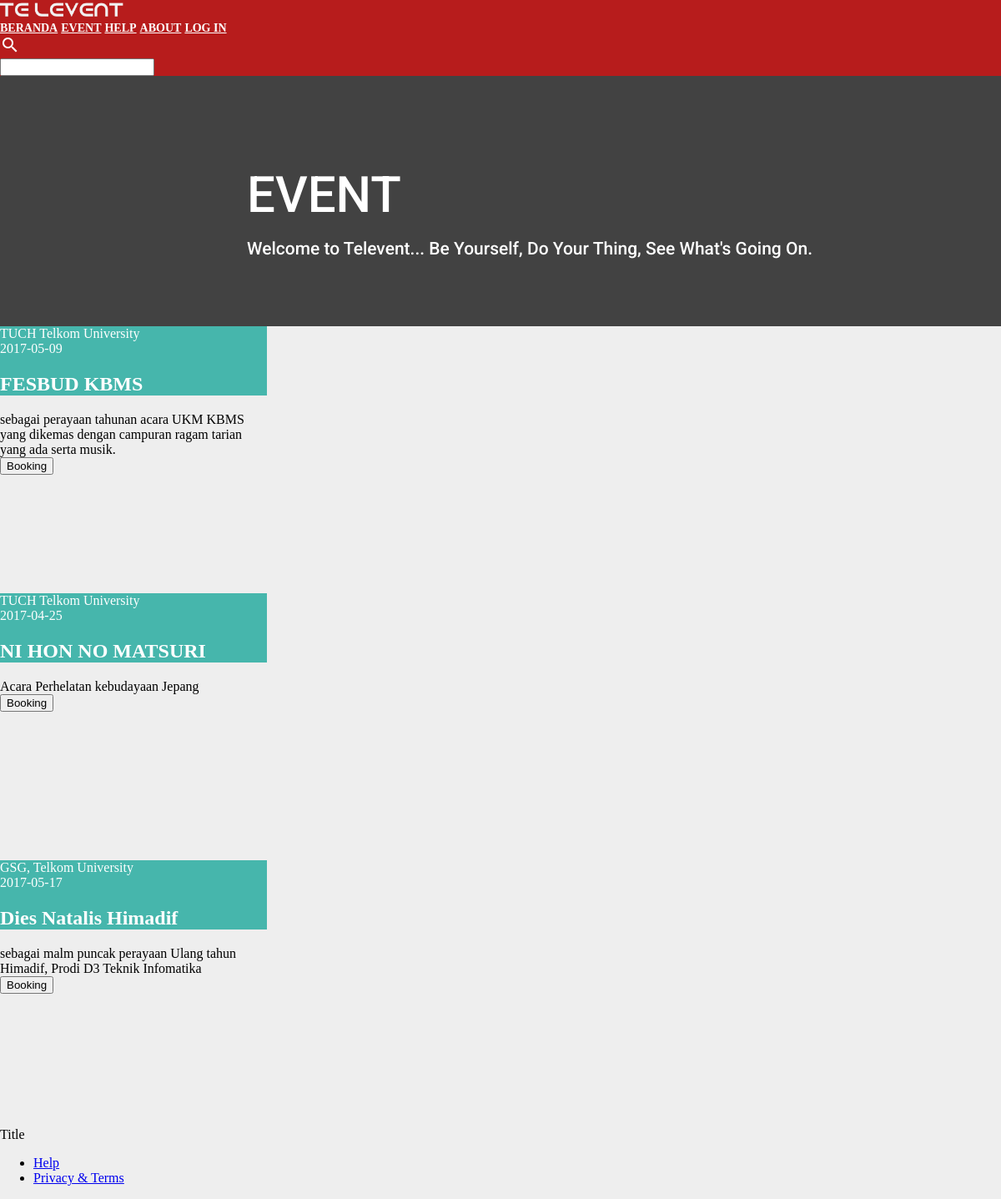
The page /index.php/televent/eventview on the database as committed earlier.
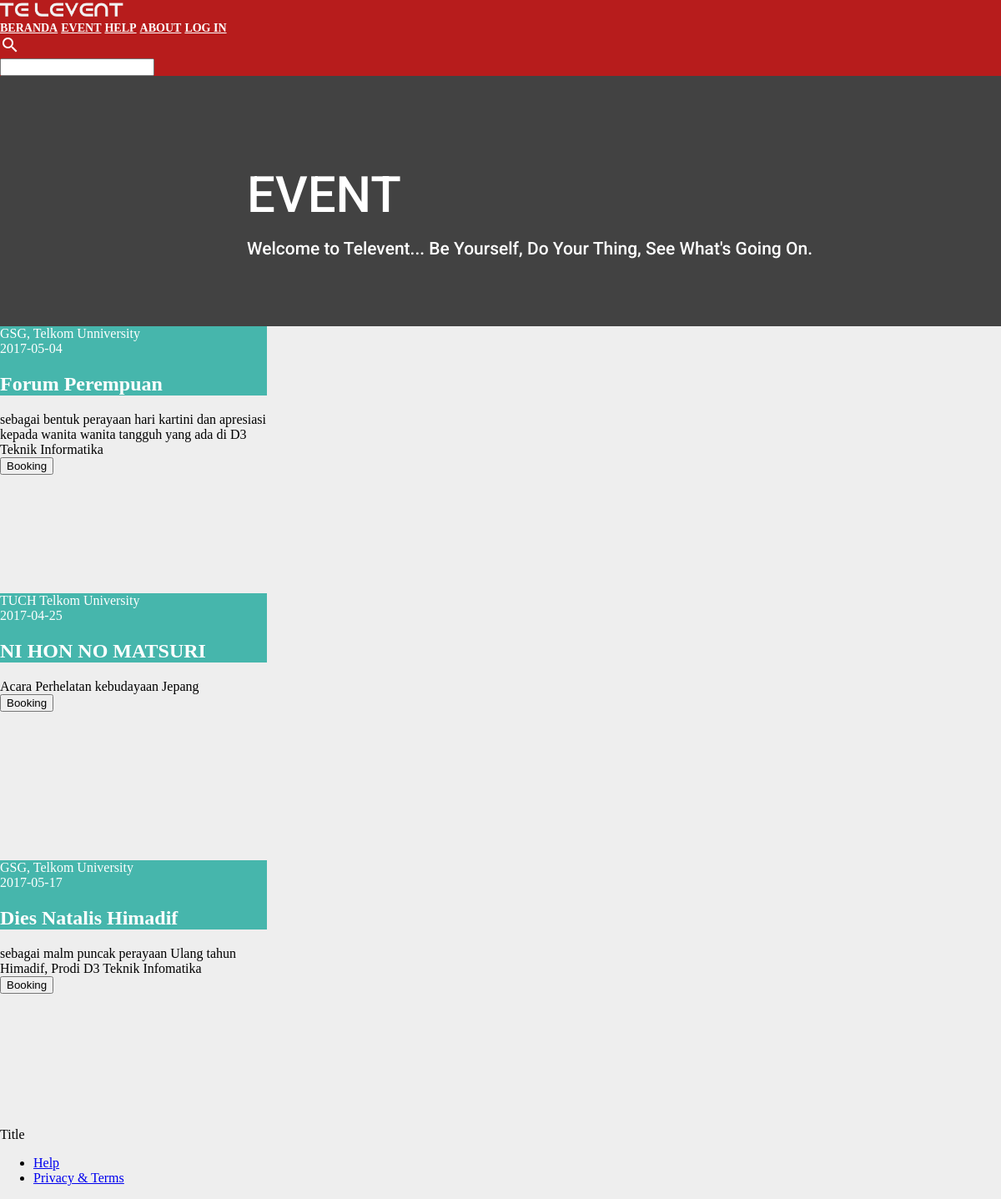
The same page on the database as committed later.
### tables this page shows
CREATE TABLE `event` (
  `id_event` int(11) NOT NULL,
  `nama_event` varchar(35) NOT NULL,
  `lokasi_event` varchar(35) NOT NULL,
  `tanggal` date NOT NULL,
  `hari` varchar(7) NOT NULL,
  `pukul` time NOT NULL,
  `deskripsi` longtext NOT NULL,
  `cp` varchar(12) NOT NULL,
  `penyelenggara` varchar(35) NOT NULL,
  `gambar` varchar(35) NOT NULL
);

### application/controllers/televent.php (called while the page is built, shortened)
<?php
  class televent extends CI_Controller{
    function __construct(){
      $this->load->model('televent_m');
      $this->load->helper(array('url', 'form'));
    }
    public function eventview(){
      $this->load->database();
        $this->load->library('pagination');
        $config['per_page'] = 10;
        $from = $this->uri->segment(3);
        $data['user'] = $this->televent_m->data($config['per_page'],$from);
        $this->load->view('eventview',$data);
    }
  }
 ?>

### index.php (called while the page is built, shortened)
<?php
require_once BASEPATH.'core/CodeIgniter.php';

### application/models/televent_m.php (called while the page is built, shortened)
<?php
  class televent_m extends CI_Model{
    function data($number,$offset){
			return $query = $this->db->get("event",$number,$offset)->result();
		}
  }
 ?>

### application/views/eventview.php (the view, shortened to what this page needs)
<?php include 'head.php'; ?>
<div class="event-header">
  <div class="posisi-header">
    <div class="event-font event-slogan">EVENT </div>
    <div class="event-font event-sub-slogan">Welcome to Televent... Be Yourself, Do Your Thing, See What's Going On.</div>
  </div>
</div>
<div class="mdl-grid">
  <?php
    foreach($user as $u){
  ?>
    <div class="mdl-cell mdl-cell--4-col">
      <div class="demo-card-square mdl-card mdl-shadow--2dp">
      <div class="mdl-card__title mdl-card--expand">
        <?php echo $u->lokasi_event ?> <br> <?php echo $u->tanggal ?>
        <h2 class="mdl-card__title-text">
          <?php echo $u->nama_event ?></h2>
      </div>
      <div class="mdl-card__supporting-text">
        <?php echo $u->deskripsi ?>
      </div>
      <div class="mdl-card__actions mdl-card--border">
        <button onclick="location.href='<?php echo base_url();?>index.php/televent/bookingevent'" class="mdl-button mdl-button--colored mdl-js-button mdl-js-ripple-effect">
          Booking
        </button>
      </div>
      </div>
  </div>
<?php } ?>
</div>
<?php include 'foot.php'; ?>

Rows that differ between the two databases and show on the page:
changed event: lokasi_event "TUCH Telkom University" → "GSG, Telkom Unniversity"; tanggal "2017-05-09" → "2017-05-04"; nama_event "FESBUD KBMS" → "Forum Perempuan"; deskripsi "sebagai perayaan tahunan acara UKM KBMS yang dikemas dengan campuran ragam tarian yang ada serta musik." → "sebagai bentuk perayaan hari kartini dan apresiasi kepada wanita wanita tangguh yang ada di D3 Teknik Informatika"
